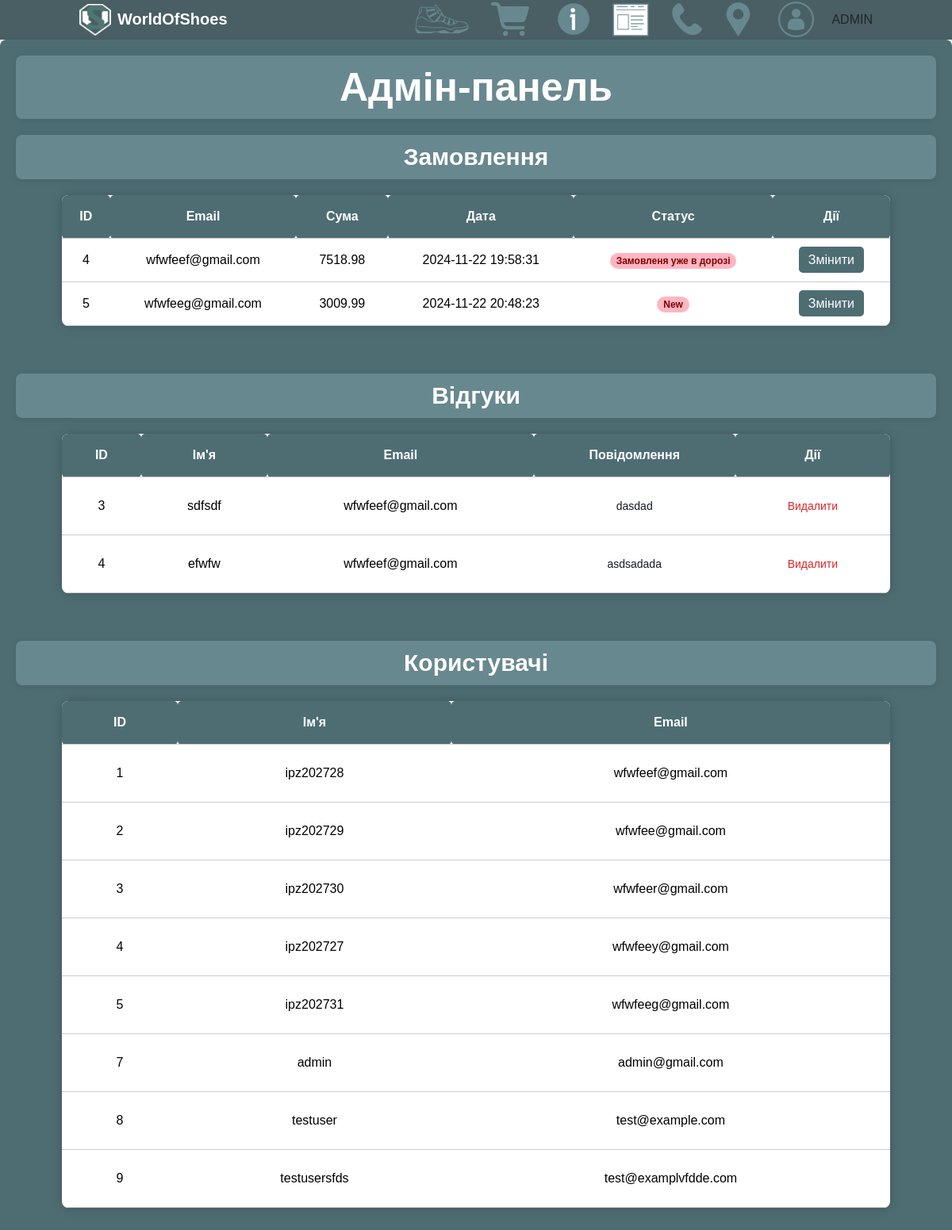
Page /admin (signed in) on the earlier database version.
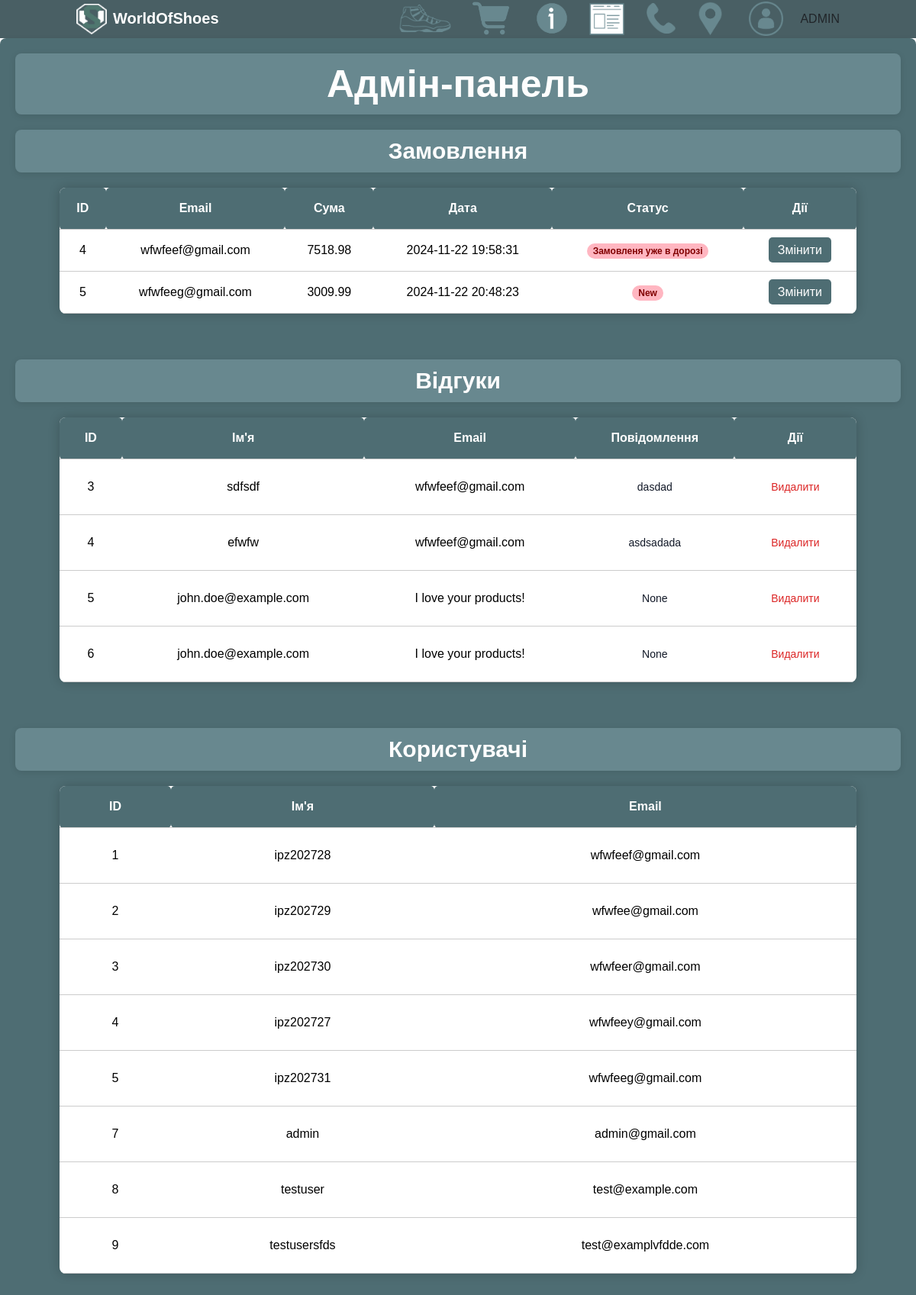
Same page on the later database version.
### tables this page shows
CREATE TABLE orders (id INTEGER PRIMARY KEY AUTOINCREMENT, email TEXT, address TEXT, total_price REAL, status TEXT, date TEXT);

CREATE TABLE feedback (id INTEGER PRIMARY KEY AUTOINCREMENT, name TEXT, email TEXT, message TEXT);

CREATE TABLE "users" (
	"id"	INTEGER,
	"username"	TEXT NOT NULL UNIQUE,
	"email"	TEXT NOT NULL UNIQUE,
	"password"	INTEGER NOT NULL UNIQUE,
	"is_admin"	INTEGER DEFAULT 0,
	PRIMARY KEY("id" AUTOINCREMENT)
);

### routes/admin.py (the view)
@admin_bp.route('/admin')
def admin():
    if session.get('is_admin') is not True:  # Перевірка, чи є в сесії ключ is_admin
        flash('У вас немає прав адміна')
        return redirect(url_for('base'))
    conect = get_db_connection()
    feedback = conect.execute('SELECT * FROM feedback').fetchall()
    users = conect.execute('SELECT * FROM users').fetchall()
    conect.close()
    orders = get_orders()
    return render_template('admin.html', orders=orders, feedback=feedback, users=users)

### models.py (called while the page is built)
def get_db_connection():
    conn = sqlite3.connect('flaskProject/db world of shoes.db')
    conn.row_factory = sqlite3.Row
    return conn

def get_orders():
    conn = get_db_connection()
    orders = conn.execute('SELECT * FROM orders').fetchall()
    conn.close()
    return orders

### templates/admin.html (shortened to what this page needs)
{% extends "base.html" %}
{% block content %}
<link rel="stylesheet" href="{{ url_for('static', filename='css/admin.css') }}">
<div class="adminbg">
    <h1 style="text-align: center; font-size: 50px; margin-bottom: 20px;">Адмін-панель</h1>
    <div>
        <h1 style="text-align: center; font-size: 30px;">Замовлення</h1>
        <div>
            <table style="width: 90%; margin: 20px auto;" class="bg">
                <thead>
                    <tr>
                        <th>ID</th>
                        <th>Email</th>
                        <th>Сума</th>
                        <th>Дата</th>
                        <th>Статус</th>
                        <th>Дії</th>
                    </tr>
                </thead>
                <tbody>
                    {% for order in orders %}
                        <tr style="text-align: center;">
                            <td >{{ order['id'] }}</td>
                            <td >{{ order['email'] }}</td>
                            <td>{{ order['total_price'] }}</td>
                            <td >{{ order['date'] }}</td>
                            <td>
                                <span class="px-2 inline-flex text-xs leading-5 font-semibold rounded-full
                                    {% if order['status'] == 'Обробляємо замовлення' %}status-processing
                                    {% elif order['status'] == 'Замовлення уже в дорозі' %}status-shipped
                                    {% elif order['status'] == 'Замовлення було доставлено успішно' %}status-delivered
                                    {% else %}status-cancelled{% endif %}">
                                    {{ order['status'] }}
                                </span>
                            </td>
                            <td><a href="{{url_for('admin.details', order_id=order['id'])}}" class="button-action">Змінити</a></td>
                        </tr>
                    {% endfor %}
                </tbody>
            </table>
        </div>
    </div>
    <div>
        <h1 style="text-align: center; font-size: 30px; margin-top: 60px;">Відгуки</h1>
        <div>
            <table style="width: 90%; margin: 20px auto;" class="bg">
                <thead>
                    <tr>
                        <th>ID</th>
                        <th>Ім'я</th>
                        <th>Email</th>
                        <th>Повідомлення</th>
                        <th>Дії</th>
                    </tr>
                </thead>
                <tbody>
                {% for item in feedback %}
                <td class="py-4 px-4 whitespace-nowrap">{{ item['id'] }}</td>
                        <td class="py-4 px-4 whitespace-nowrap">{{ item['name'] }}</td>
                        <td class="py-4 px-4 whitespace-nowrap">{{ item['email'] }}</td>
                        <td class="py-4 px-4">
                            <div class="text-sm text-gray-900 truncate max-w-xs">{{ item['message'] }}</div>
                        </td>
                        <td class="py-4 px-4 whitespace-nowrap text-sm font-medium">
                            <form action="{{ url_for('admin.delete_feedback', id=item['id']) }}" method="post">
                                <button type="submit" class="text-red-600 hover:text-red-900">Видалити</button>
                            </form>
                        </td>
                    {% endfor %}
                </tbody>
            </table>
        </div>
    </div>
    <h1 style="text-align: center; font-size: 30px; margin-top: 60px;">Користувачі</h1>
    <div>
    <table style="width: 90%; margin: 20px auto;" class="bg">
        <thead>
            <tr>
                <th>ID</th>
                <th>Ім'я</th>
                <th>Email</th>
            </tr>
        </thead>
        <tbody>
            {% for user in users %}
            <tr>
                <td class="py-4 px-4 whitespace-nowrap">{{ user['id'] }}</td>
                <td class="py-4 px-4 whitespace-nowrap">{{ user['username'] }}</td>
                <td class="py-4 px-4 whitespace-nowrap">{{ user['email'] }}</td>
            </tr>
            {% endfor %}
        </tbody>
    </table>
</div>
</div>
{% endblock %}

### templates/base.html (shortened to what this page needs)
<!DOCTYPE html>
<html lang="uk">
<head>
    <link href="https://cdn.jsdelivr.net/npm/bootstrap@5.3.1/dist/css/bootstrap.min.css" rel="stylesheet">
    <link href="https://cdn.jsdelivr.net/npm/bootstrap@5.3.1/dist/css/bootstrap.min.css" rel="stylesheet">
    <script src="https://cdn.tailwindcss.com"></script>
</head>
<body class="div1" style="background-color:rgb(255, 255, 255);">
   <nav class="div2" style="background-color:rgb(73, 95, 100); height:50px;">
        <div class="container mx-auto flex justify-between items-center">
            <div class="flex items-center space-x-2">
                <a href="">
                    <img src="{{ url_for('static', filename='icons/favicon.ico') }}" width="40" height="40" style="margin-top: -25%; margin-right: 0%;" >
                </a>
                <a href="/" class="text-white text-xl font-bold transition-transform duration-300 hover:scale-110" style="margin-bottom: 7%;">WorldOfShoes</a>
            </div>
            <div class="hidden md:flex space-x-4" >
                <div class="hidden md:flex space-x-4" style="margin-top: 3px;">
                <a href="/catalog" class="image-container5">
                    <img src="{{ url_for('static', filename='icons/shoe_light.png') }}" width="70" height="70" style="margin-top: -20%;">
                </a>
                <a href="/cart" class="image-container7">
                    <img src="{{ url_for('static', filename='icons/trolley_light.png') }}" width="50" height="50" style="margin-top: -9%; margin-left: 20%;">
                </a>
                <a href="/about" class="image-container2">
                    <img src="{{ url_for('static', filename='icons/more_about_us_light.png') }}" width="70" height="70" style="margin-top: -20%; margin-left: 20%;">
               </a>
                <a href="/home"class="image-container1">
                    <img src="{{ url_for('static', filename='icons/blog_icon_light.png') }}" width="70" height="70" style="margin-top: -18%;">
                </a>
                <a href="/contacts" class="image-container">
                    <img src="{{ url_for('static', filename='icons/phone_light_1.png') }}" width="40" height="40" style="margin-top: 2%;">
                </a>
                <a href="/location" class="image-container3">
                    <img src="{{ url_for('static', filename='icons/pin_location_light.png') }}" width="57" height="57" style="margin-top: -13%;">
                </a>
                {% if 'user_id' in session %}
                        <a href="/profile" class="text-white hover:text-blue-200 transition-colors duration-300 hover:underline">
                            <img src="{{ url_for('static', filename='icons/user_icon_light.png') }}" width="57" height="57" style="margin-top: -13%;">
                        </a>
                        {% if session.get('is_admin') %}
                        <a href="/admin" style="margin-top: 10px;">
                            <button>ADMIN</button>
                        </a>
                        {% endif %}
                {% else %}
                        <a href="/login" class="image-container9">
                            <img src="{{ url_for('static', filename='icons/user_icon_light.png') }}" width="57" height="57" style="margin-top: -13%;">
                        </a>
                {% endif %}
                </div>
            </div>
        </div>
    </nav>
    {% block content %}{% endblock %}
</body>
</html>

### static/css/admin.css (style rules this page uses)
body { font-family: Arial, sans-serif; background-color: #f9f9f9; }
.adminbg { padding: 40px; background-color: #f1f1f1; max-width: 1400px; margin: 0 auto; border-radius: 8px; box-shadow: 0 4px 10px rgba(0, 0, 0, 0.1); }
h1 { background-color: rgb(104, 136, 143); padding: 10px; margin-bottom: 30px; border-radius: 8px; box-shadow: 0 2px 8px rgba(0, 0, 0, 0.1); }
table { width: 100%; border-collapse: collapse; margin: 0 auto; }
table th, table td { padding: 12px; text-align: center; font-size: 16px; border-bottom: 1px solid #ddd; color: #000000; }
table th { background-color: rgb(104, 136, 143); font-weight: bold; border-radius: 5px; }

### templates/base.html (style rules this page uses)
body { font-family: 'Arial', sans-serif; }
.image-container img { transition: 0.3s; }
.image-container1 img { transition: 0.3s; }
.image-container2 img { transition: 0.3s; }
.image-container3 img { transition: 0.3s; }
.image-container7 img { transition: 0.3s; }

### templates/admin.html (style rules this page uses)
.adminbg { background-color: #4E6D73; padding: 20px; border-radius: 8px; }
h1 { font-size: 40px; color: #fefefe; font-weight: bold; text-align: center; }
table.bg { width: 90%; margin: 20px auto; border-collapse: collapse; background-color: #FFFFFF; box-shadow: 0px 0px 15px rgba(0, 0, 0, 0.2); border-radius: 8px; overflow: hidden; }
table.bg th, table.bg td { padding: 15px; text-align: center; border-bottom: 1px solid #ccc; }
table.bg th { background-color: #4E6D73; color: #FFFFFF; font-weight: bold; }
.status-cancelled { background-color: #FFB6C1; color: #800000; }
a.button-action { padding: 8px 12px; color: #FFFFFF; background-color: #4E6D73; border-radius: 5px; text-decoration: none; transition: background-color 0.3s; }
h1 { font-size: 36px; color: #fefefe; font-weight: bold; text-align: center; margin-bottom: 20px; }

Differences in the rows shown:
added feedback: id "5", name "john.doe@example.com", email "I love your products!", message "None"
added feedback: id "6", name "john.doe@example.com", email "I love your products!", message "None"
